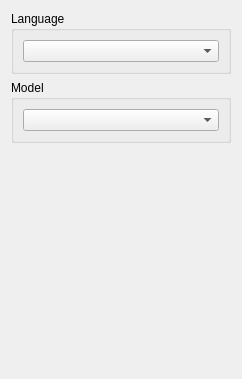
<?xml version="1.0" encoding="UTF-8"?>
<ui version="4.0">
 <class>Form</class>
 <widget class="QWidget" name="Form">
  <property name="geometry">
   <rect>
    <x>0</x>
    <y>0</y>
    <width>242</width>
    <height>379</height>
   </rect>
  </property>
  <property name="windowTitle">
   <string>Form</string>
  </property>
  <layout class="QGridLayout" name="gridLayout">
   <item row="0" column="0">
    <widget class="QGroupBox" name="groupBox_3">
     <property name="title">
      <string>Language</string>
     </property>
     <layout class="QGridLayout" name="gridLayout_4">
      <item row="0" column="0">
       <widget class="QComboBox" name="language_combobox"/>
      </item>
     </layout>
    </widget>
   </item>
   <item row="1" column="0">
    <widget class="QGroupBox" name="groupBox">
     <property name="title">
      <string>Model</string>
     </property>
     <layout class="QGridLayout" name="gridLayout_2">
      <item row="0" column="0">
       <widget class="QComboBox" name="comboBox"/>
      </item>
     </layout>
    </widget>
   </item>
   <item row="2" column="0">
    <spacer name="verticalSpacer">
     <property name="orientation">
      <enum>Qt::Vertical</enum>
     </property>
     <property name="sizeHint" stdset="0">
      <size>
       <width>20</width>
       <height>40</height>
      </size>
     </property>
    </spacer>
   </item>
  </layout>
 </widget>
 <resources/>
 <connections/>
</ui>
